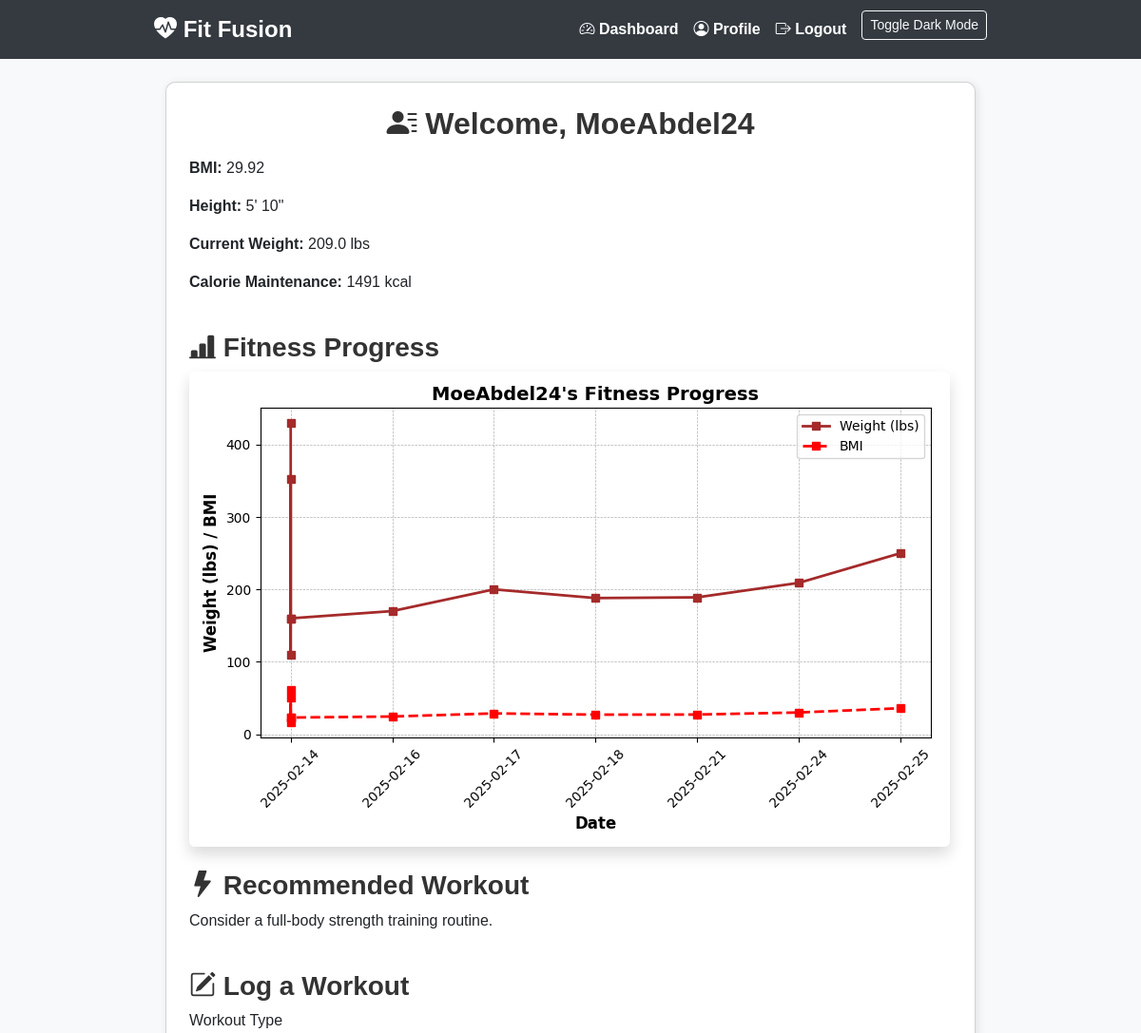
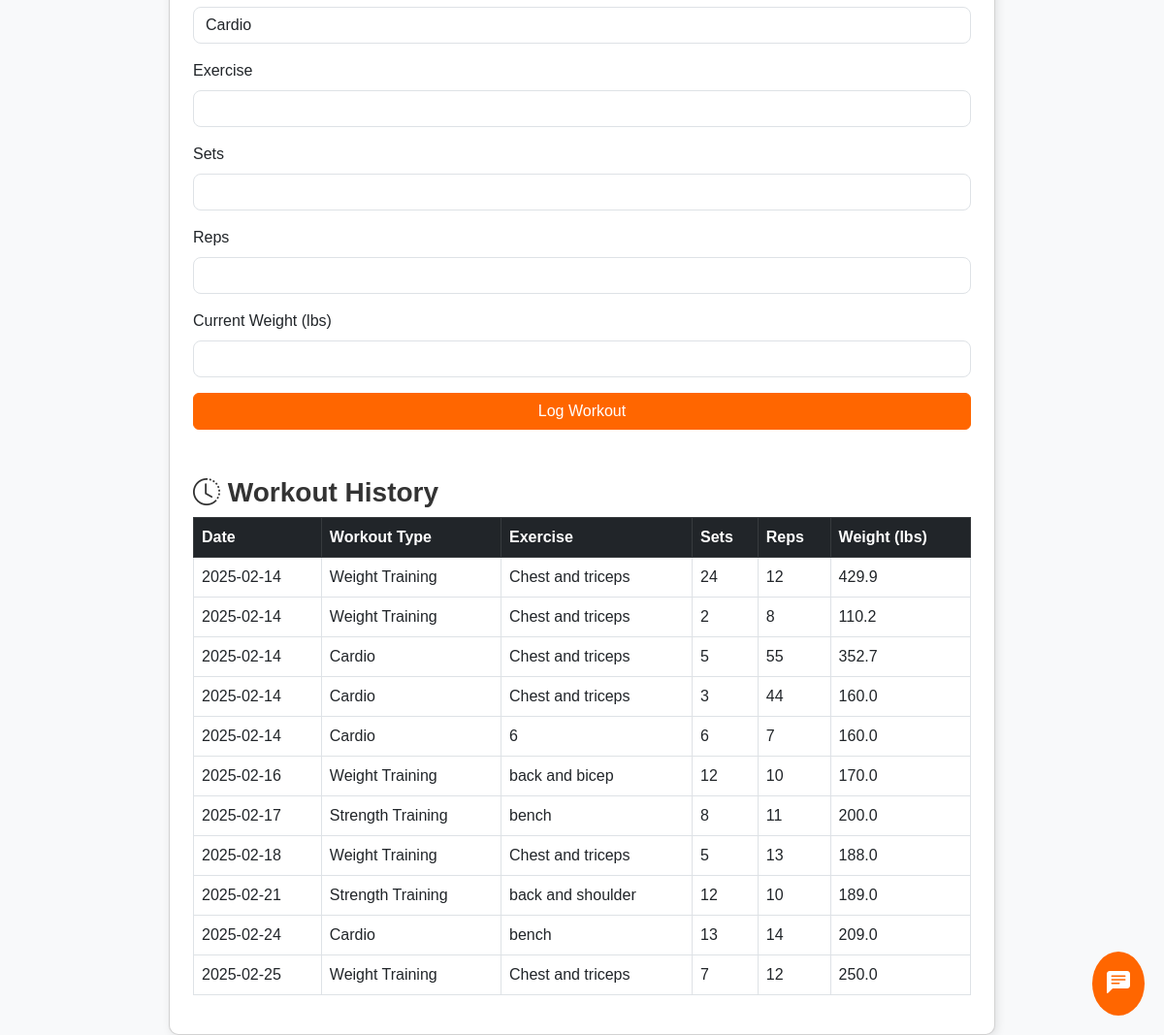
The page /dashboard (signed in) on the database its author committed (2 pictures, top to bottom).
### app.py (models this page shows)
class User(db.Model):
    id = db.Column(db.Integer, primary_key=True)
    username = db.Column(db.String(80), unique=True, nullable=False)
    email = db.Column(db.String(120), unique=True, nullable=False)
    password = db.Column(db.String(256), nullable=False)
    age = db.Column(db.Integer, nullable=False)
    gender = db.Column(db.String(10), nullable=False)
    height = db.Column(db.Float, nullable=False)  # Stored in meters
    weight = db.Column(db.Float, nullable=False)  # Stored in kg
    activity_level = db.Column(db.String(20), nullable=False)
    workout_preference = db.Column(db.String(20), nullable=True)
    goal = db.Column(db.String(50), nullable=True)

class WorkoutLog(db.Model):
    id = db.Column(db.Integer, primary_key=True)
    user_id = db.Column(db.Integer, db.ForeignKey('user.id'), nullable=False)
    workout_type = db.Column(db.String(50), nullable=False)
    exercise = db.Column(db.String(100), nullable=False)
    sets = db.Column(db.Integer, nullable=False)
    reps = db.Column(db.Integer, nullable=False)
    weight = db.Column(db.Float, nullable=True)  # Store weight changes
    date = db.Column(db.DateTime, default=datetime.utcnow)
    user = db.relationship('User', backref=db.backref('workouts', lazy=True))

### app.py (the view)
@app.route('/dashboard')
def dashboard():
    if 'user_id' not in session:
        flash('Please log in first.', 'warning')
        return redirect(url_for('login'))
    user = User.query.get(session['user_id'])
    bmi = calculate_bmi(user.weight, user.height)
    tdee = calculate_tdee(user)
    calorie_plans = {
        'maintenance': tdee,
        'light_deficit': tdee - 250,
        'medium_deficit': tdee - 500,
        'extreme_deficit': tdee - 750
    }
    workouts = WorkoutLog.query.filter_by(user_id=user.id).order_by(WorkoutLog.date.asc()).all()
    dates = [workout.date.strftime('%Y-%m-%d') for workout in workouts if workout.weight]
    weights = [workout.weight for workout in workouts if workout.weight]
    bmi_values = [calculate_bmi(weight, user.height) for weight in weights]
    if dates:
        plt.figure(figsize=(8, 5))
        plt.plot(dates, [w * 2.20462 for w in weights], marker='s', linestyle='-', color='brown', markersize=6, linewidth=2, label='Weight (lbs)')
        plt.plot(dates, bmi_values, marker='s', linestyle='--', color='red', markersize=6, linewidth=2, label='BMI')
        plt.xlabel('Date', fontsize=12, fontweight='bold')
        plt.ylabel('Weight (lbs) / BMI', fontsize=12, fontweight='bold')
        plt.title(f"{user.username}'s Fitness Progress", fontsize=14, fontweight='bold')
        plt.legend()
        plt.xticks(rotation=45)
        plt.grid(True, linestyle='--', linewidth=0.5)
        plt.tight_layout()
        img = io.BytesIO()
        plt.savefig(img, format='png')
        img.seek(0)
        plot_url = base64.b64encode(img.getvalue()).decode()
    else:
        plot_url = None
    if user.workout_preference:
        pref = user.workout_preference.lower()
        if 'cardio' in pref:
            recommended_workout = "Try a 30-minute run or cycling session."
        elif 'weight' in pref:
            recommended_workout = "Consider a full-body strength training routine."
        elif 'strength' in pref:
            recommended_workout = "Focus on compound lifts like squats, deadlifts, and bench press."
        else:
            recommended_workout = "Keep up the great work with your fitness routine!"
    else:
        recommended_workout = "Keep up the great work with your fitness routine!"
    return render_template('dashboard.html', user=user, bmi=bmi, calorie_plans=calorie_plans,
                           plot_url=plot_url, workouts=workouts, recommended_workout=recommended_workout)

### app.py (called while the page is built)
def calculate_bmi(weight, height):
    return round(weight / (height ** 2), 2)

def calculate_tdee(user):
    if user.gender.lower() == 'male':
        bmr = (10 * user.weight) + (6.25 * user.height) - (5 * user.age) + 5
    else:
        bmr = (10 * user.weight) + (6.25 * user.height) - (5 * user.age) - 161
    activity_factors = {
        'sedentary': 1.2,
        'light': 1.375,
        'moderate': 1.55,
        'active': 1.725,
        'very_active': 1.9
    }
    return round(bmr * activity_factors.get(user.activity_level, 1.2))

def height_to_feet_inches(meters):
    total_inches = round(meters / 0.0254)
    feet = total_inches // 12
    inches = total_inches % 12
    return f"{feet}' {inches}\""

### templates/dashboard.html (shortened to what this page needs)
{% extends "base.html" %}
{% block content %}
<div class="container mt-4">
    <div class="card p-4">
        <h2 class="mb-3 text-center">
            <i class="bi bi-person-lines-fill"></i> Welcome, {{ user.username }}
        </h2>
        <div class="row">
            <div class="col-md-6">
                <p><strong>BMI:</strong> {{ bmi }}</p>
                <p><strong>Height:</strong> {{ user.height | height_to_feet_inches }}</p>
                <p><strong>Current Weight:</strong> {{ (user.weight * 2.20462) | round(1) }} lbs</p>
                <p><strong>Calorie Maintenance:</strong> {{ calorie_plans['maintenance'] }} kcal</p>
            </div>
        </div>
        <h3 class="mt-4">
            <i class="bi bi-bar-chart-line-fill"></i> Fitness Progress
        </h3>
        <div class="chart-container">
            {% if plot_url %}
                <img class="img-fluid rounded shadow">
            {% else %}
                <p class="text-muted">No fitness data available yet. Log your weight to track progress!</p>
            {% endif %}
        </div>
        <h3 class="mt-4">
            <i class="bi bi-lightning-fill"></i> Recommended Workout
        </h3>
        <p>{{ recommended_workout }}</p>
        <h3 class="mt-4">
            <i class="bi bi-pencil-square"></i> Log a Workout
        </h3>
        <form method="POST" action="{{ url_for('log_workout') }}" class="mb-4">
            <div class="mb-3">
                <label class="form-label">Workout Type</label>
                <select name="workout_type" class="form-control">
                    <option value="Cardio">Cardio</option>
                </select>
            </div>
            <div class="mb-3">
                <label class="form-label">Exercise</label>
                <input type="text" name="exercise" class="form-control" required>
            </div>
            <div class="mb-3">
                <label class="form-label">Sets</label>
                <input type="number" name="sets" class="form-control" required>
            </div>
            <div class="mb-3">
                <label class="form-label">Reps</label>
                <input type="number" name="reps" class="form-control" required>
            </div>
            <div class="mb-3">
                <label class="form-label">Current Weight (lbs)</label>
                <input type="number" step="0.1" name="weight" class="form-control">
            </div>
            <button type="submit" class="btn btn-primary w-100">Log Workout</button>
        </form>
        <h3 class="mt-4">
            <i class="bi bi-clock-history"></i> Workout History
        </h3>
        <table class="table table-bordered table-hover">
            <thead class="table-dark">
                <tr>
                    <th>Date</th>
                    <th>Workout Type</th>
                    <th>Exercise</th>
                    <th>Sets</th>
                    <th>Reps</th>
                    <th>Weight (lbs)</th>
                </tr>
            </thead>
            <tbody>
                {% for workout in workouts %}
                <tr>
                    <td>{{ workout.date.strftime('%Y-%m-%d') }}</td>
                    <td>{{ workout.workout_type }}</td>
                    <td>{{ workout.exercise }}</td>
                    <td>{{ workout.sets }}</td>
                    <td>{{ workout.reps }}</td>
                    <td>{{ (workout.weight * 2.20462) | round(1) if workout.weight else '-' }}</td>
                </tr>
                {% endfor %}
            </tbody>
        </table>
    </div>
</div>
<button id="chat-icon">
    <i class="bi bi-chat-left-text-fill"></i>
</button>
{% endblock %}

### templates/base.html (shortened to what this page needs)
<!DOCTYPE html>
<html lang="en">
<head>
  <link href="https://cdn.jsdelivr.net/npm/bootstrap@5.3.0/dist/css/bootstrap.min.css" rel="stylesheet">
  <link rel="stylesheet" href="https://cdn.jsdelivr.net/npm/bootstrap-icons@1.10.5/font/bootstrap-icons.css">
</head>
<body>
  <nav class="navbar navbar-expand-lg navbar-dark">
    <div class="container">
      <a class="navbar-brand" href="{{ url_for('home') }}">
        <i class="bi bi-heart-pulse-fill"></i> Fit Fusion
      </a>
      <div class="collapse navbar-collapse" id="navbarNav">
        <ul class="navbar-nav ms-auto">
          {% if 'user_id' in session %}
          <li class="nav-item">
            <a class="nav-link" href="{{ url_for('dashboard') }}">
              <i class="bi bi-speedometer2"></i> Dashboard
            </a>
          </li>
          <li class="nav-item">
            <a class="nav-link" href="{{ url_for('profile') }}">
              <i class="bi bi-person-circle"></i> Profile
            </a>
          </li>
          <li class="nav-item">
            <a class="nav-link" href="{{ url_for('logout') }}">
              <i class="bi bi-box-arrow-right"></i> Logout
            </a>
          </li>
          <li class="nav-item">
            <button class="btn btn-sm btn-outline-light ms-2" onclick="toggleDarkMode()">Toggle Dark Mode</button>
          </li>
          {% endif %}
        </ul>
      </div>
    </div>
  </nav>
  <div class="container mt-4">
    {% block content %}{% endblock %}
  </div>
</body>
</html>

### templates/base.html (style rules this page uses)
body { background-color: #f8f9fa; font-family: 'Arial', sans-serif; }
.container { max-width: 900px; }
.card { box-shadow: 2px 2px 10px rgba(0, 0, 0, 0.1); border-radius: 10px; }
.btn-primary { background-color: #ff6600; border-color: #ff6600; }
.form-control, .form-select { border-radius: 8px; }
h2, h3 { font-weight: bold; color: #333; }
.navbar { background-color: #343a40; }
.navbar-brand { font-size: 1.5rem; font-weight: bold; }
.navbar-dark .navbar-nav .nav-link { color: white; font-weight: bold; }

### templates/dashboard.html (style rules this page uses)
#chat-icon { position: fixed; bottom: 20px; right: 20px; background-color: #ff6600; color: #fff; border: none; border-radius: 50%; padding: 15px; cursor: pointer; z-index: 1000; font-size: 24px; }

### rows shown on the page
User: username "MoeAbdel24", height|height_to_feet_inches "5' 10\"", (user.weight*2.20462)|round(1) "209.0"
WorkoutLog: date "2025-02-14", workout_type "Weight Training", exercise "Chest and triceps", sets "24", reps "12", weight "429.9"
WorkoutLog: date "2025-02-14", workout_type "Weight Training", exercise "Chest and triceps", sets "2", reps "8", weight "110.2"
WorkoutLog: date "2025-02-14", workout_type "Cardio", exercise "Chest and triceps", sets "5", reps "55", weight "352.7"
WorkoutLog: date "2025-02-14", workout_type "Cardio", exercise "Chest and triceps", sets "3", reps "44", weight "160.0"
WorkoutLog: date "2025-02-14", workout_type "Cardio", exercise "6", sets "6", reps "7", weight "160.0"
WorkoutLog: date "2025-02-16", workout_type "Weight Training", exercise "back and bicep", sets "12", reps "10", weight "170.0"
WorkoutLog: date "2025-02-17", workout_type "Strength Training", exercise "bench", sets "8", reps "11", weight "200.0"
WorkoutLog: date "2025-02-18", workout_type "Weight Training", exercise "Chest and triceps", sets "5", reps "13", weight "188.0"
WorkoutLog: date "2025-02-21", workout_type "Strength Training", exercise "back and shoulder", sets "12", reps "10", weight "189.0"
WorkoutLog: date "2025-02-24", workout_type "Cardio", exercise "bench", sets "13", reps "14", weight "209.0"
WorkoutLog: date "2025-02-25", workout_type "Weight Training", exercise "Chest and triceps", sets "7", reps "12", weight "250.0"

### other values the page prints
{{ bmi }} "29.92"
{{ calorie_plans['maintenance'] }} "1491"
{{ recommended_workout }} "Consider a full-body strength training routine."
